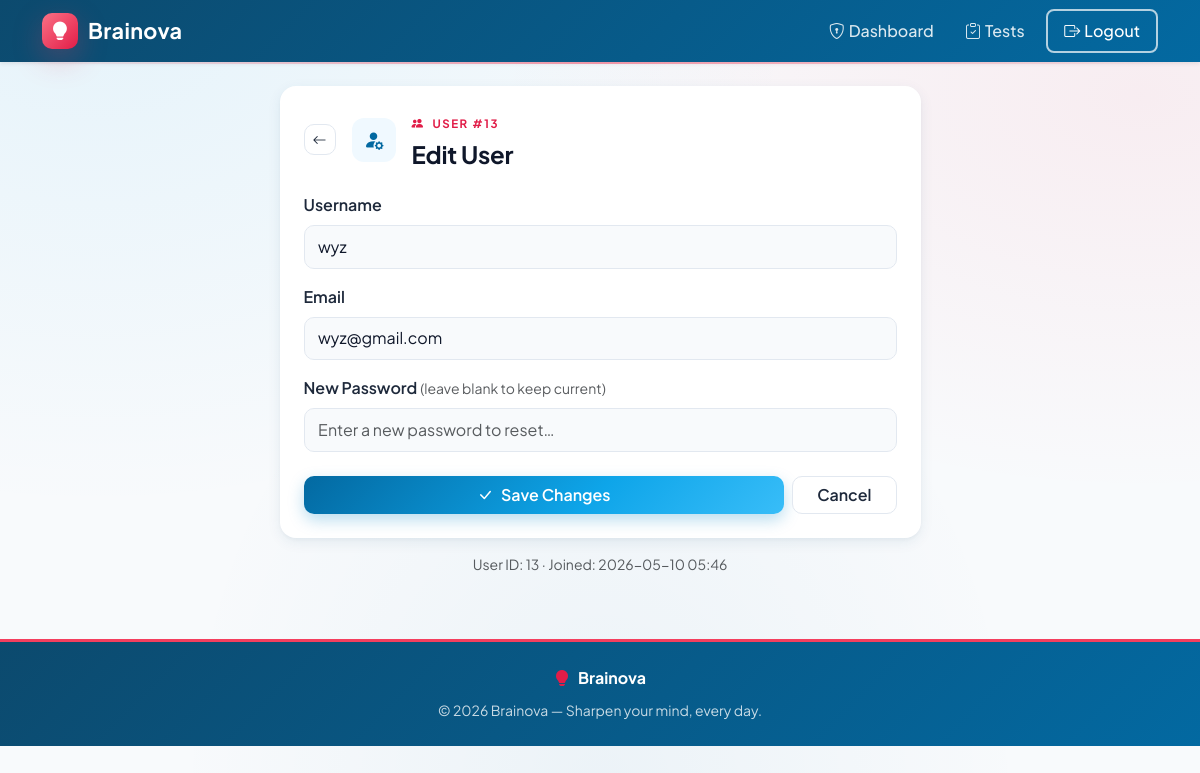
Page /admin/users/13/edit (signed in) on the committed database.
### tables this page shows
CREATE TABLE users (
    id INTEGER PRIMARY KEY AUTOINCREMENT,
    username TEXT NOT NULL UNIQUE,
    email TEXT NOT NULL UNIQUE,
    password TEXT NOT NULL,
    is_admin INTEGER DEFAULT 0,
    created_at TIMESTAMP DEFAULT CURRENT_TIMESTAMP
);

### routes/admin.py (the view, shortened to what this page needs)
@admin_bp.route('/users/<int:user_id>/edit', methods=['GET', 'POST'])
@admin_required
def edit_user(user_id):
    db = get_db()
    user = db.execute('SELECT * FROM users WHERE id = ?', (user_id,)).fetchone()
    if not user:
        db.close()
        flash('User not found.', 'danger')
        return redirect(url_for('admin.users'))
    if user['is_admin']:
        db.close()
        flash('Admin accounts cannot be managed from this page.', 'danger')
        return redirect(url_for('admin.users'))
    db.close()
    return render_template('admin/edit_user.html', user=user)

### app.py (called while the page is built)
@app.context_processor
def inject_notification_count():
    if 'user_id' in session and not session.get('is_admin'):
        return {'unread_notifications': unread_count(session['user_id'])}
    return {'unread_notifications': 0}

### database.py (called while the page is built)
def get_db():
    conn = sqlite3.connect(DATABASE)
    conn.row_factory = sqlite3.Row
    conn.execute("PRAGMA foreign_keys = ON")
    return conn

### routes/admin.py (called while the page is built)
def admin_required(f):
    @wraps(f)
    def decorated(*args, **kwargs):
        if 'user_id' not in session:
            flash('Please log in.', 'warning')
            return redirect(url_for('auth.login'))
        if not session.get('is_admin'):
            flash('Admin access required.', 'danger')
            return redirect(url_for('index'))
        return f(*args, **kwargs)
    return decorated

### templates/admin/edit_user.html (shortened to what this page needs)
{% extends "base.html" %}
{% block content %}
<div class="row justify-content-center">
  <div class="col-md-7">
    <div class="card border-0 shadow-sm">
      <div class="card-body p-4">
        <div class="d-flex align-items-center mb-4 gap-3">
          <a href="{{ url_for('admin.users') }}" class="btn btn-sm btn-outline-secondary">
            <i class="bi bi-arrow-left"></i>
          </a>
          <div class="icon-tile"><i class="bi bi-person-fill-gear"></i></div>
          <div>
            <span class="section-eyebrow"><i class="bi bi-people-fill"></i> User #{{ user['id'] }}</span>
            <h4 class="fw-bold mb-0">Edit User</h4>
          </div>
        </div>
        <form method="POST" action="{{ url_for('admin.edit_user', user_id=user['id']) }}" novalidate>
          <div class="mb-3">
            <label class="form-label fw-semibold">Username</label>
            <input type="text" name="username" class="form-control"
                   value="{{ request.form.get('username', user['username']) }}"
                   minlength="3" required>
          </div>
          <div class="mb-3">
            <label class="form-label fw-semibold">Email</label>
            <input type="email" name="email" class="form-control"
                   value="{{ request.form.get('email', user['email']) }}" required>
          </div>
          <div class="mb-4">
            <label class="form-label fw-semibold">New Password
              <span class="text-muted fw-normal small">(leave blank to keep current)</span>
            </label>
            <input type="password" name="new_password" class="form-control"
                   minlength="6" autocomplete="new-password"
                   placeholder="Enter a new password to reset…">
          </div>
          <div class="d-flex gap-2">
            <button type="submit" class="btn btn-primary flex-grow-1">
              <i class="bi bi-check-lg me-2"></i>Save Changes
            </button>
            <a href="{{ url_for('admin.users') }}" class="btn btn-outline-secondary px-4">Cancel</a>
          </div>
        </form>
      </div>
    </div>
    <div class="text-muted small text-center mt-3">
      User ID: {{ user['id'] }} · Joined: {{ user['created_at'][:16] }}
    </div>
  </div>
</div>
{% endblock %}

### static/css/style.css (style rules this page uses)
:root { --bs-primary: #0284c7; --bs-primary-rgb: 2, 132, 199; --bn-primary-50: #f0f9ff; --bn-primary-100: #e0f2fe; --bn-primary-200: #bae6fd; --bn-primary-500: #0ea5e9; --bn-primary-600: #0284c7; --bn-primary-700: #0369a1; --bn-primary-800: #075985; --bn-primary-900: #0c4a6e; --bn-amber-300: #fda4af; --bn-amber-400: #fb7185; --bn-amber-500: #f43f5e; --bn-amber-600: #e11d48; --bn-amber-700: #be123c; --bn-ink: #0f172a; --bn-ink-soft: #1e293b; --bn-mute: #64748b; --bn-surface: #f8fafc; --bn-card: #ffffff; --bn-line: #e2e8f0; --bs-success: #16a34a; --bs-success-rgb: 22, 163, 74; --bs-warning: #f43f5e; --bs-warning-rgb: 244, 63, 94; --bs-info: #0891b2; --bs-info-rgb: 8, 145, 178; --bs-danger: #dc2626; --bs-danger-rgb: 220, 38, 38; --bs-link-color: #0369a1; --bs-link-hover-color: #0c4a6e; --bs-body-bg: var(--bn-surface); --bs-body-color: var(--bn-ink); --bn-grad-primary: linear-gradient(135deg, #0369a1 0%, #0ea5e9 60%, #38bdf8 100%); --bn-grad-warm: linear-gradient(135deg, #0369a1 0%, #0ea5e9 45%, #f43f5e 100%); --bn-grad-amber: linear-gradient(135deg, #fb7185 0%, #e11d48 100%); --bn-grad-deep: linear-gradient(135deg, #0c4a6e 0%, #0369a1 100%); --bn-shadow-sm: 0 1px 2px rgba(12, 74, 110, 0.06), 0 1px 1px rgba(12, 74, 110, 0.04); --bn-shadow: 0 4px 14px rgba(12, 74, 110, 0.08), 0 2px 4px rgba(12, 74, 110, 0.04); --bn-shadow-lg: 0 16px 40px rgba(12, 74, 110, 0.12), 0 6px 12px rgba(12, 74, 110, 0.05); --bn-shadow-glow: 0 10px 30px rgba(14, 165, 233, 0.30); --bn-shadow-amber: 0 10px 30px rgba(244, 63, 94, 0.28); }
body { background-color: var(--bn-surface); background-image: radial-gradient(at 8% 0%, rgba(14,165,233,0.08), transparent 45%), radial-gradient(at 95% 12%, rgba(244,63,94,0.07), transparent 40%), radial-gradient(at 50% 100%, rgba(3,105,161,0.05), transparent 50%); background-attachment: fixed; font-family: 'Plus Jakarta Sans', 'Inter', 'Segoe UI', system-ui, -apple-system, sans-serif; color: var(--bn-ink); -webkit-font-smoothing: antialiased; }
h1, h2, h3, h4, h5, h6, .display-1, .display-2, .display-3, .display-4, .display-5 { font-family: 'Plus Jakarta Sans', 'Poppins', 'Segoe UI', system-ui, sans-serif; letter-spacing: -0.01em; color: var(--bn-ink); }
a { color: var(--bs-link-color); }
.btn { font-weight: 600; border-radius: 10px; transition: transform .15s ease, box-shadow .2s ease, background .2s ease; }
.btn-primary { background: var(--bn-grad-primary); border: none; color: #fff; box-shadow: 0 6px 16px rgba(2,132,199,0.28); }
.btn-outline-secondary { border: 1.5px solid var(--bn-line); color: var(--bn-ink-soft); background: #fff; }
.card { background: var(--bn-card); border: 1px solid var(--bn-line); border-radius: 16px; box-shadow: var(--bn-shadow-sm); }
.card.shadow, .card.shadow-sm { box-shadow: var(--bn-shadow) !important; border: 1px solid rgba(226, 232, 240, 0.7); }
.form-control, .form-select { border: 1.5px solid var(--bn-line); border-radius: 10px; padding: 0.55rem 0.85rem; transition: border-color .15s ease, box-shadow .15s ease; }
.form-label.fw-semibold { color: var(--bn-ink-soft); }
.icon-tile { width: 44px; height: 44px; border-radius: 12px; background: var(--bn-primary-50); color: var(--bn-primary-700); display: inline-flex; align-items: center; justify-content: center; font-size: 1.25rem; }
.section-eyebrow { text-transform: uppercase; letter-spacing: 1.5px; font-weight: 700; font-size: 0.72rem; color: var(--bn-amber-600); margin-bottom: 0.5rem; display: inline-flex; align-items: center; gap: 0.5rem; }

### rows in the picture
users: id "13", username "wyz", email "wyz@gmail.com", created_at "2026-05-10 05:46"
